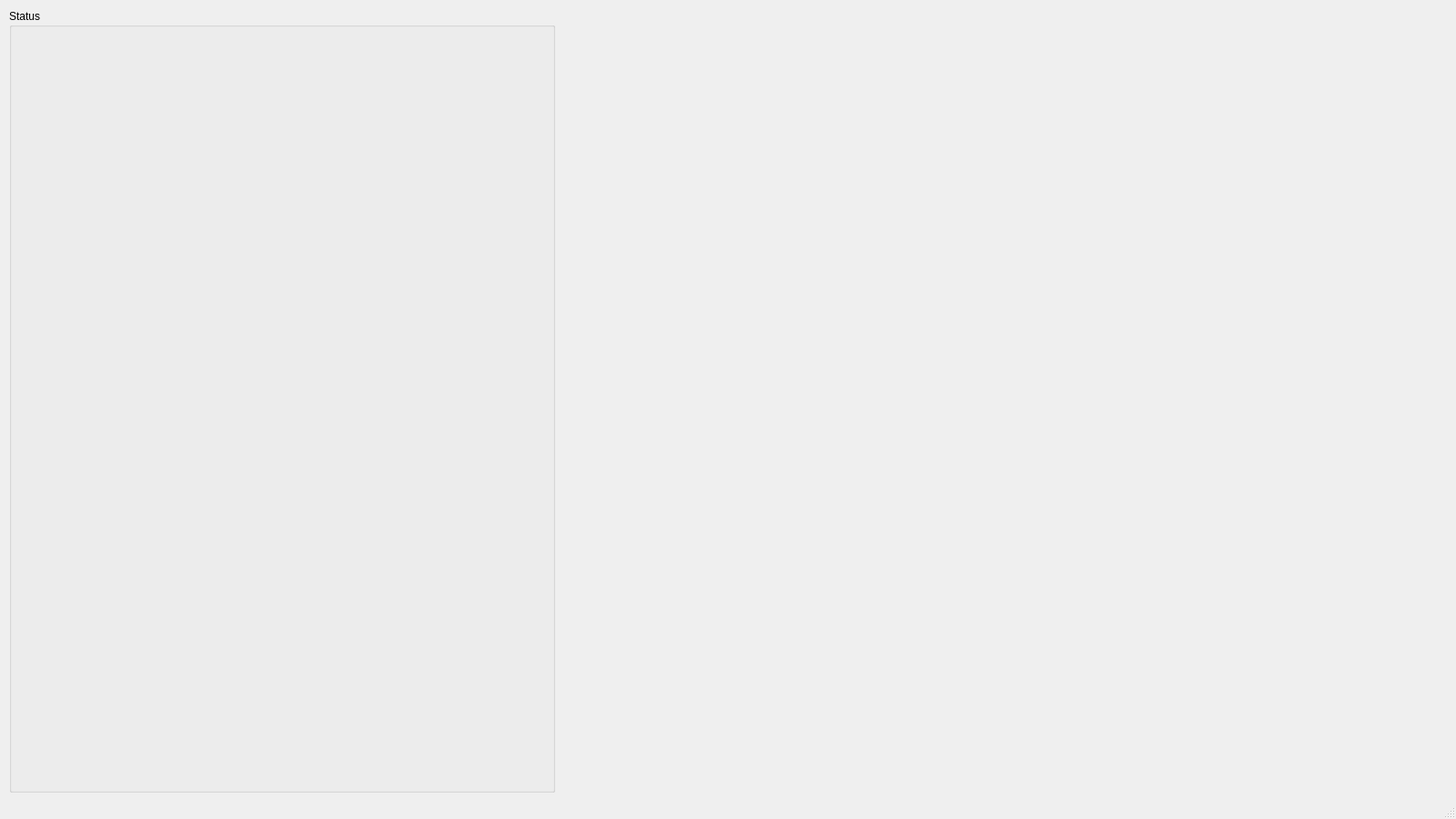
<?xml version="1.0" encoding="UTF-8"?>
<ui version="4.0">
 <class>SDRMainClass</class>
 <widget class="QMainWindow" name="SDRMainClass">
  <property name="geometry">
   <rect>
    <x>0</x>
    <y>0</y>
    <width>1600</width>
    <height>900</height>
   </rect>
  </property>
  <property name="windowTitle">
   <string>SDRMain</string>
  </property>
  <widget class="QWidget" name="centralWidget">
   <widget class="QGroupBox" name="groupBox">
    <property name="geometry">
     <rect>
      <x>10</x>
      <y>10</y>
      <width>600</width>
      <height>861</height>
     </rect>
    </property>
    <property name="title">
     <string>Status</string>
    </property>
    <widget class="SwitchesShow" name="switchesShowWidget" native="true">
     <property name="geometry">
      <rect>
       <x>0</x>
       <y>20</y>
       <width>600</width>
       <height>600</height>
      </rect>
     </property>
    </widget>
   </widget>
  </widget>
  <widget class="QStatusBar" name="statusBar"/>
 </widget>
 <layoutdefault spacing="6" margin="11"/>
 <customwidgets>
  <customwidget>
   <class>SwitchesShow</class>
   <extends>QWidget</extends>
   <header>SwitchesShow.h</header>
   <container>1</container>
  </customwidget>
 </customwidgets>
 <resources>
  <include location="SDRMain.qrc"/>
 </resources>
 <connections/>
</ui>
